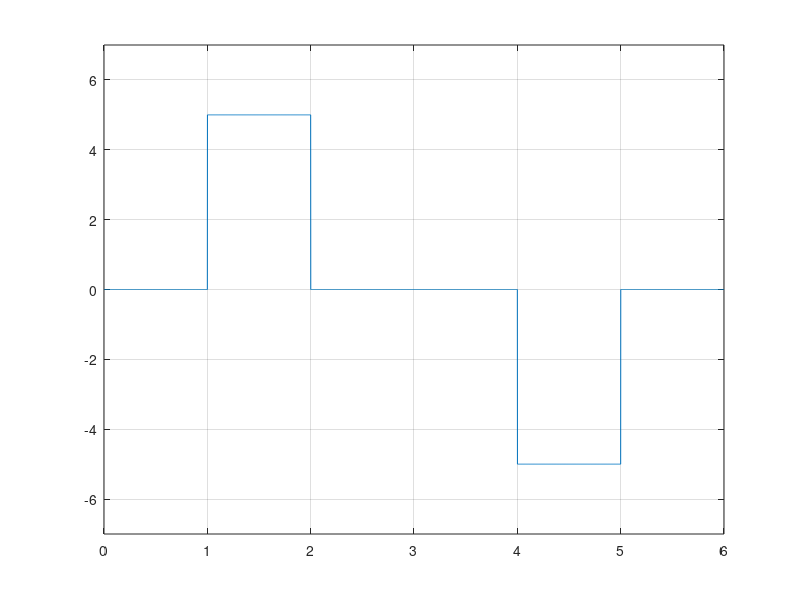

Write the MATLAB code that produced this figure.
close all;
clear all;
clc;

bits = [0 1 0 0 1 0];


bitrate = 1;
voltage = 5;

sampling_rate = 1000;
sampling_time = 1/sampling_rate;

end_time = length(bits)/bitrate;
time = 0:sampling_time:end_time;

index = 1;
sign=-1;

%Modulation
for i = 1:length(time)
    if bits(index) == 0
        modulation(i) = 0;
    else
        modulation(i) = voltage*sign;
    end
    
    if (time(i)*bitrate >= index)
        index = index+1;
        if index <= length(bits) && bits(index) == 1
            sign = -sign;
        end
    end
end

plot(time, modulation);
axis([0 end_time -voltage-2 voltage+2]);
grid on;

index = 1;
% Demodulation
for i = 1:length(modulation)
    if modulation(i) == 0
        demodulation(index) = 0;
    else
        demodulation(index)=1;
    end
    
    if time(i)*bitrate >= index
        index = index+1;
    end
end

disp(demodulation);